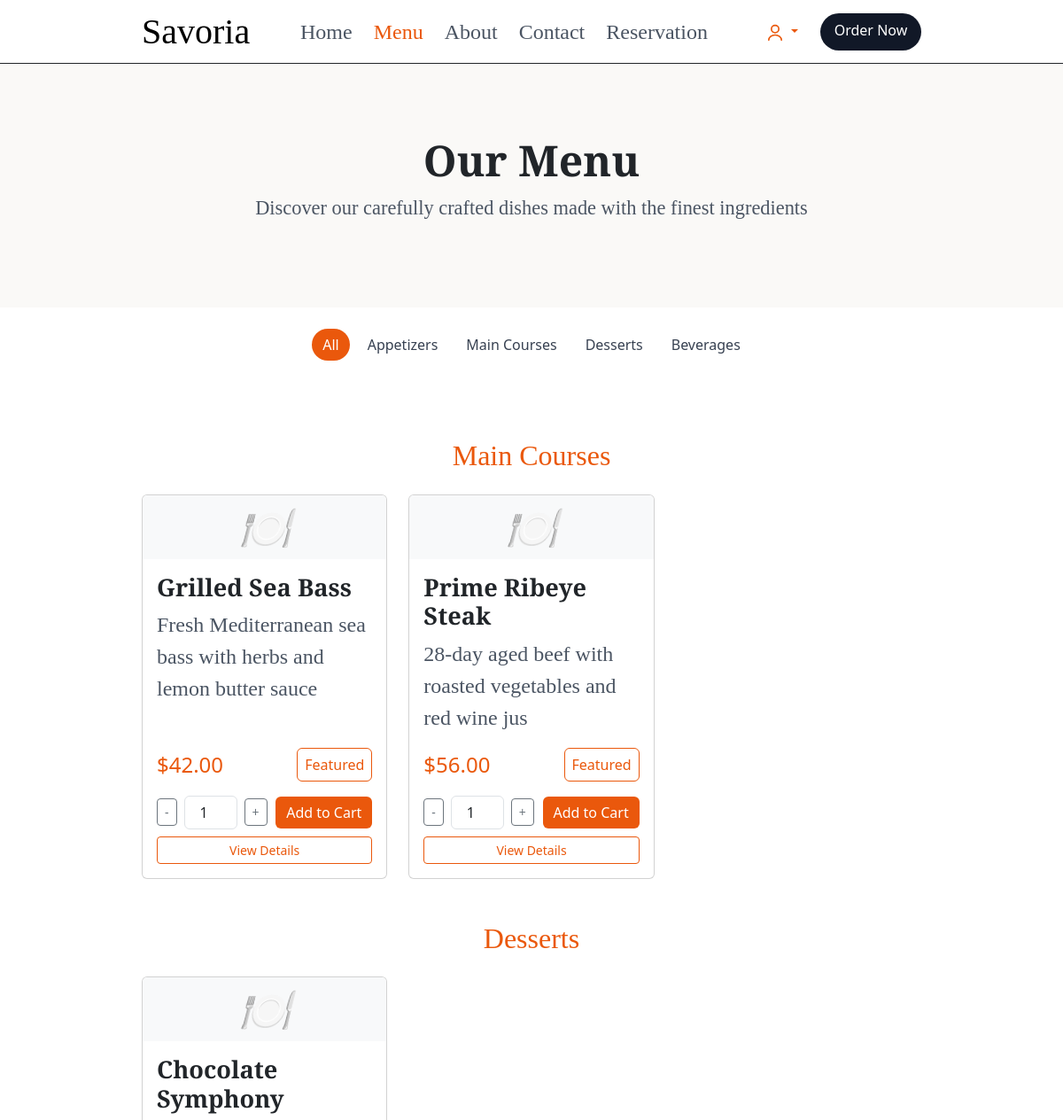
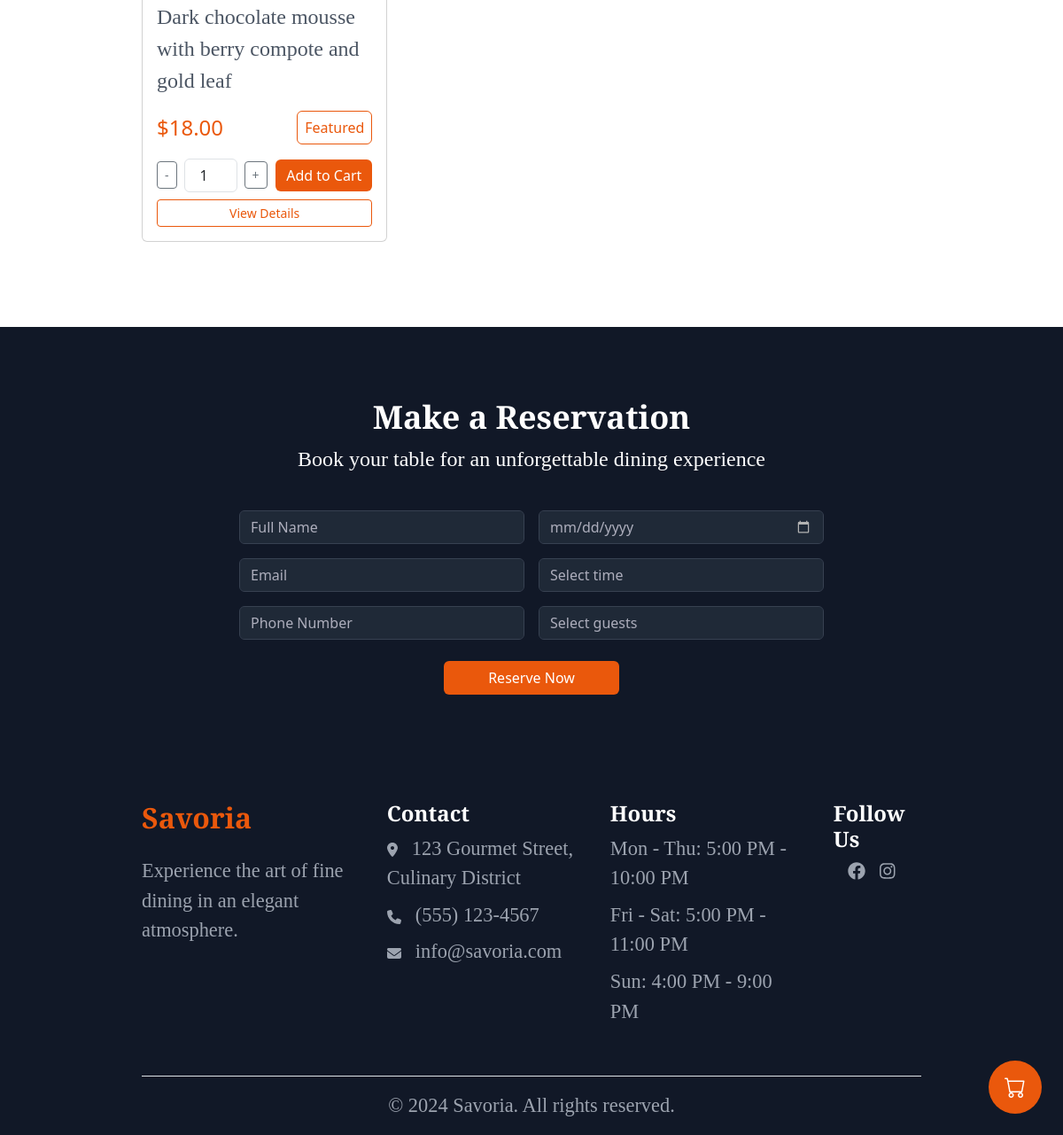
Page /menu.php (signed in) on the committed database (2 pictures, top to bottom).
### tables this page shows
CREATE TABLE categories (
    id INT AUTO_INCREMENT PRIMARY KEY,
    name VARCHAR(100) NOT NULL,
    description TEXT,
    display_order INT DEFAULT 0,
    is_active BOOLEAN DEFAULT TRUE,
    created_at TIMESTAMP DEFAULT CURRENT_TIMESTAMP,
    updated_at TIMESTAMP DEFAULT CURRENT_TIMESTAMP ON UPDATE CURRENT_TIMESTAMP,
    INDEX idx_active_order (is_active, display_order)
);

CREATE TABLE menu_items (
    id INT AUTO_INCREMENT PRIMARY KEY,
    category_id INT,
    name VARCHAR(150) NOT NULL,
    description TEXT,
    price DECIMAL(10, 2) NOT NULL,
    image_url VARCHAR(255),
    is_available BOOLEAN DEFAULT TRUE,
    is_featured BOOLEAN DEFAULT FALSE,
    display_order INT DEFAULT 0,
    created_at TIMESTAMP DEFAULT CURRENT_TIMESTAMP,
    updated_at TIMESTAMP DEFAULT CURRENT_TIMESTAMP ON UPDATE CURRENT_TIMESTAMP,
    FOREIGN KEY (category_id) REFERENCES categories(id) ON DELETE SET NULL,
    INDEX idx_category (category_id),
    INDEX idx_available (is_available),
    INDEX idx_featured (is_featured),
    INDEX idx_display_order (display_order)
);

### includes/db.php (called while the page is built, shortened)
<?php
class Database {
    private static $instance = null;
    private $connection;
    private function __construct() {
        try {
            $this->connection = new mysqli(DB_HOST, DB_USER, DB_PASS, DB_NAME);
            $this->connection->set_charset("utf8mb4");
        } catch (Exception $e) {
            if (DEBUG_MODE) {
                die("Database connection error: " . $e->getMessage());
            } else {
                die("Database connection error. Please try again later.");
            }
        }
    }
    public static function getInstance() {
        if (self::$instance === null) {
            self::$instance = new Database();
        }
        return self::$instance;
    }
    public function query($sql, $params = [], $types = '') {
        $stmt = $this->connection->prepare($sql);
        if (!empty($params)) {
            $stmt->bind_param($types, ...$params);
        }
        if (!$stmt->execute()) {
            if (DEBUG_MODE) {
                throw new Exception("Execute failed: " . $stmt->error);
            } else {
                throw new Exception("Database operation failed");
            }
        }
        return $stmt;
    }
    public function fetchAll($sql, $params = [], $types = '') {
        $stmt = $this->query($sql, $params, $types);
        $result = $stmt->get_result();
        return $result->fetch_all(MYSQLI_ASSOC);
    }
}
function db() {
    return Database::getInstance();
}
function db_fetch_all($sql, $params = [], $types = '') {
    return db()->fetchAll($sql, $params, $types);
}
?>

### includes/auth.php (called while the page is built, shortened)
<?php
require_once __DIR__ . '/db.php';
function is_logged_in() {
    return isset($_SESSION['user_id']) && !empty($_SESSION['user_id']);
}
?>

### menu.php (the view, shortened to what this page needs)
<?php
    require_once __DIR__ . '/includes/auth.php';
    if (! is_logged_in()) {
        $can_order = false;
    } else {
        $can_order = true;
    }
    $categories = db_fetch_all("SELECT * FROM categories WHERE is_active = 1 ORDER BY display_order ASC");
    $menu_items = db_fetch_all(
        "SELECT m.*, c.name as category_name
     FROM menu_items m
     LEFT JOIN categories c ON m.category_id = c.id
     WHERE m.is_available = 1
     ORDER BY c.display_order ASC, m.display_order ASC, m.name ASC"
    );
    $menu_by_category = [];
    foreach ($menu_items as $item) {
        $category_name                      = $item['category_name'] ?: 'Other';
        $menu_by_category[$category_name][] = $item;
    }
?>
<!DOCTYPE html>
<html lang="en">
<head>
    <link href="https://cdn.jsdelivr.net/npm/bootstrap@5.3.3/dist/css/bootstrap.min.css" rel="stylesheet">
    <link href="https://cdn.jsdelivr.net/npm/bootstrap-icons@1.11.3/font/bootstrap-icons.css" rel="stylesheet">
    <link rel="stylesheet" href="css/main.css">
</head>
<body>
   <?php include 'includes/header.php'; ?>
    <section class="introduction-section">
        <div class="introduction-container">
            <div class="text-center">
                <h1>Our Menu</h1>
                <p>Discover our carefully crafted dishes made with the finest ingredients</p>
            </div>
        </div>
    </section>
<?php if (! empty($categories)): ?>
<section class="btn-container position-relative">
    <div class="d-flex justify-content-center flex-wrap gap-2 position-relative">
        <div class="active-bg "></div>
        <button class="btn btn-menu btn-menu-active" onclick="showCategoryWithBg(this, 'all')">All</button>
        <?php foreach ($categories as $category): ?>
            <button class="btn btn-menu" onclick="showCategoryWithBg(this, '<?php echo htmlspecialchars($category['name']) ?>')">
                <?php echo htmlspecialchars($category['name']) ?>
            </button>
        <?php endforeach; ?>
    </div>
</section>
<?php endif; ?>
    <section class="container-menu">
        <?php if (empty($menu_items)): ?>
            <div class="text-center py-5">
                <h3>Menu Coming Soon</h3>
                <p class="text-muted">We're working on our delicious menu. Please check back soon!</p>
            </div>
        <?php else: ?>
<?php foreach ($menu_by_category as $category_name => $items): ?>
                <div class="menu-category mb-5" data-category="<?php echo htmlspecialchars($category_name) ?>">
                    <h2 class="text-center mb-4" style="font-family: 'Cormorant Garamond', serif; color: #ea580c;">
                        <?php echo htmlspecialchars($category_name) ?>
                    </h2>
                    <div class="row g-4">
                        <?php foreach ($items as $item): ?>
                            <div class="col-md-6 col-lg-4">
                                <div class="card h-100">
                                    <?php if ($item['image_url']): ?>
                                        <img src="<?php echo htmlspecialchars($item['image_url']) ?>"
                                             class="card-img-top menu-card-img-top"
                                             alt="<?php echo htmlspecialchars($item['name']) ?>"
                                             style="object-fit: cover;">
                                    <?php else: ?>
                                        <div class="card-img-top menu-card-img-top bg-light d-flex align-items-center justify-content-center">
                                            <i style="font-size: 3rem;">🍽️</i>
                                        </div>
                                    <?php endif; ?>
                                    <div class="card-body d-flex flex-column">
                                        <h5 class="card-title"><?php echo htmlspecialchars($item['name']) ?></h5>
                                        <?php if ($item['description']): ?>
                                            <p class="card-text flex-grow-1"><?php echo htmlspecialchars($item['description']) ?></p>
                                        <?php endif; ?>
                                        <div class="d-flex justify-content-between align-items-center mt-auto">
                                            <span>
                                                $<?php echo number_format($item['price'], 2) ?>
                                            </span>
                                            <?php if ($item['is_featured']): ?>
                                                <span style="
                        color:#ea580c;
                        font-size:1rem;
                        border:1px solid #ea580c;
                        background-color:transparent;
                        padding:6px 8px;
                        border-radius:6px; text-shadow: none;">Featured</span>
                                            <?php endif; ?>
                                        </div>
                                        <div class="mt-3">
                                            <?php if ($can_order): ?>
                                                <div class="d-flex align-items-center justify-content-between">
                                                    <div class="d-flex align-items-center">
                                                        <button class="btn btn-outline-secondary btn-sm" onclick="decreaseQuantity(<?php echo $item['id'] ?>)">-</button>
                                                        <input type="number" id="quantity-<?php echo $item['id'] ?>" class="form-control mx-2 text-center"
                                                               style="width: 60px;" value="1" min="1" max="10">
                                                        <button class="btn btn-outline-secondary btn-sm" onclick="increaseQuantity(<?php echo $item['id'] ?>)">+</button>
                                                    </div>
                                                    <button class="btn btn-primary" onclick="addToCart(event,                                                                                                                                                                                                                                                                       <?php echo $item['id'] ?>, '<?php echo htmlspecialchars($item['name'], ENT_QUOTES) ?>',<?php echo $item['price'] ?>)">
                                                        Add to Cart
                                                    </button>
                                                </div>
                                                <button class="btn btn-details btn-sm mt-2 w-100" onclick="viewDetails(<?php echo $item['id'] ?>, '<?php echo htmlspecialchars($item['name'], ENT_QUOTES) ?>', '<?php echo htmlspecialchars($item['description'], ENT_QUOTES) ?>',<?php echo $item['price'] ?>, '<?php echo htmlspecialchars($item['image_url']) ?>')">
                                                    View Details
                                                </button>
                                            <?php endif; ?>
                                        </div>
                                    </div>
                                </div>
                            </div>
                        <?php endforeach; ?>
                    </div>
                </div>
            <?php endforeach; ?>
<?php endif; ?>
    </section>
    <?php include 'includes/footer.php'; ?>
    <?php if ($can_order): ?>
        <div class="position-fixed bottom-0 end-0 m-4" style="z-index: 1000;">
            <button class="btn btn-primary rounded-circle p-3 d-flex justify-content-center align-items-center" data-bs-toggle="offcanvas" data-bs-target="#cartSidebar"
                    style="width: 60px; height: 60px; position: relative;">
                <i class="bi bi-cart" style="color: white; font-size: 1.5rem; font-weight: 700;"></i>
            </button>
        </div>
    <?php endif; ?>
</body>
</html>

### rows in the picture
categories: name "Appetizers"
categories: name "Main Courses"
categories: name "Desserts"
categories: name "Beverages"
menu_items: name "Grilled Sea Bass", description "Fresh Mediterranean sea bass with herbs and lemon butter sauce", price "42.00", is_featured "Featured", id "1"
menu_items: name "Prime Ribeye Steak", description "28-day aged beef with roasted vegetables and red wine jus", price "56.00", is_featured "Featured"
menu_items: category.name "Desserts", name "Chocolate Symphony", description "Dark chocolate mousse with berry compote and gold leaf", price "18.00", is_featured "Featured"

### other values in the picture
$category_name "Main Courses"
